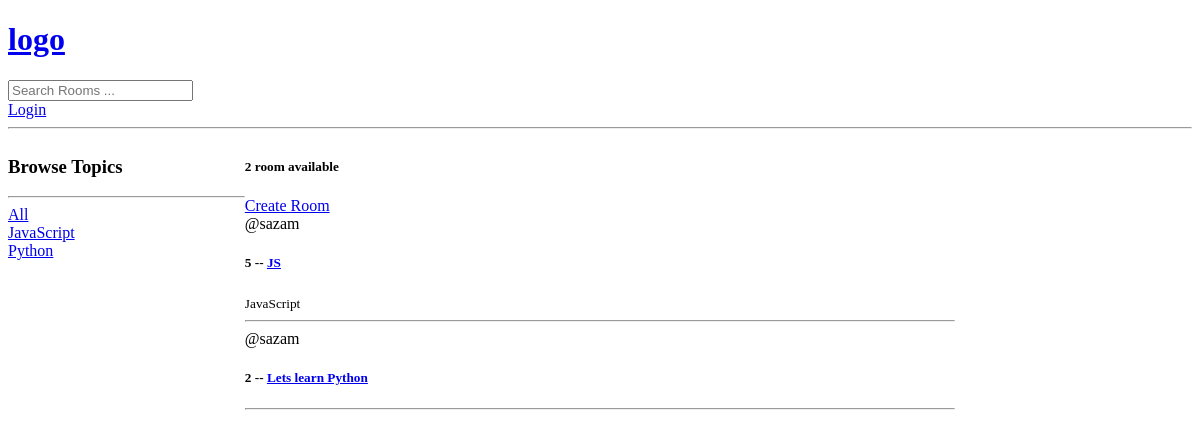
The app's page /, older data.
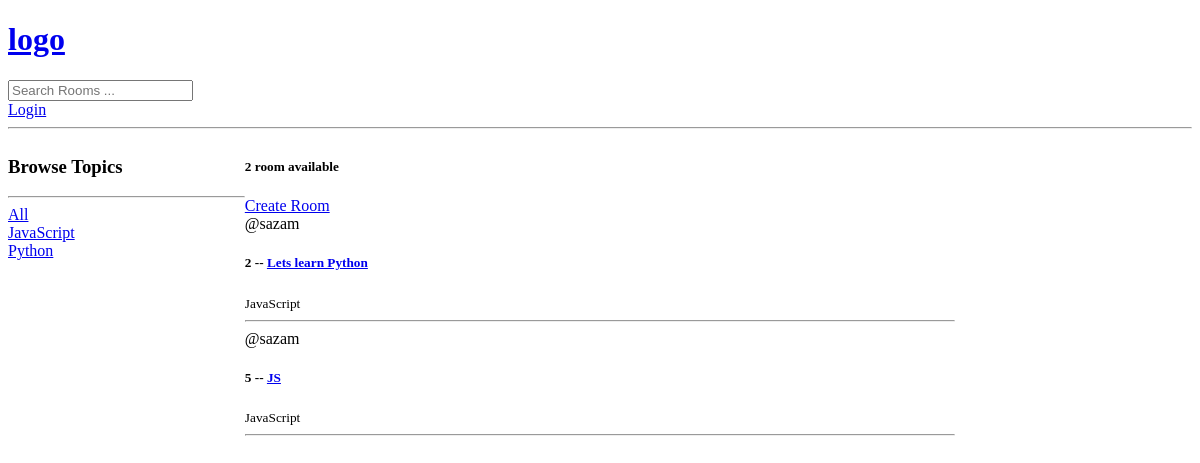
The same page, newer data.
### core/models.py (models this page shows, shortened)
class Topic(models.Model):
    name=models.CharField(max_length=200)

class Room(models.Model):
    host=models.ForeignKey(User,on_delete=models.SET_NULL,null=True)
    topic=models.ForeignKey(Topic,on_delete=models.SET_NULL,null=True)
    name=models.CharField(max_length=200)
    description=models.TextField(null=True,blank=True)
    participants=models.ManyToManyField(User,related_name='participants',blank=True)
    updated= models.DateTimeField(auto_now=True)
    created=models.DateTimeField(auto_now_add=True)
    class Meta:
        ordering=['-updated','-created']

### core/views.py (the view)
# urls.py: path('',views.home,name='home'),
def home(request):
    q=request.GET.get('q') if request.GET.get('q')!= None else ''
    rooms = Room.objects.filter(Q(topic__name__icontains= q) |
        Q(name__icontains=q) |
        Q(description__icontains=q)
    )
    room_count=rooms.count()
    topics=Topic.objects.all()
    context={'rooms':rooms,'topics':topics,'room_count':room_count}
    return render(request,'core/home.html',context )

### core/templates/core/home.html (shortened to what this page needs)
{%extends 'main.html' %}
{% block content %}
<div class="home-container">
    <div>
        <h3>Browse Topics</h3>
        <hr>
        <div>
            <a href="{%url 'home' %}">All</a>
        </div>
        {% for topic in topics %}
        <div>
            <a href="{%url 'home' %}?q={{topic.name}}">{{topic.name}}</a>
        </div>
        {% endfor %}
    </div>
        <div>
            <h5>
                {{room_count}} room available
            </h5>
        <a href="{%url 'create-room' %}">Create Room</a>
        <div>
            {% for room in rooms %}
            <div>
                <span>@{{room.host.username}}</span>
                <h5>
                    {{room.id}} -- <a href="{% url 'room' room.id %}">{{room.name}}</a>
                </h5>
                <small>{{room.topic.name}}</small>
                <hr>
            </div>
            {% endfor %}
        </div>
    </div>
{% endblock content %}

Row changes from the older to the newer data that the page shows:
changed Room "Lets learn Python": topic.name (not shown) → "JavaScript"; moves up the list
